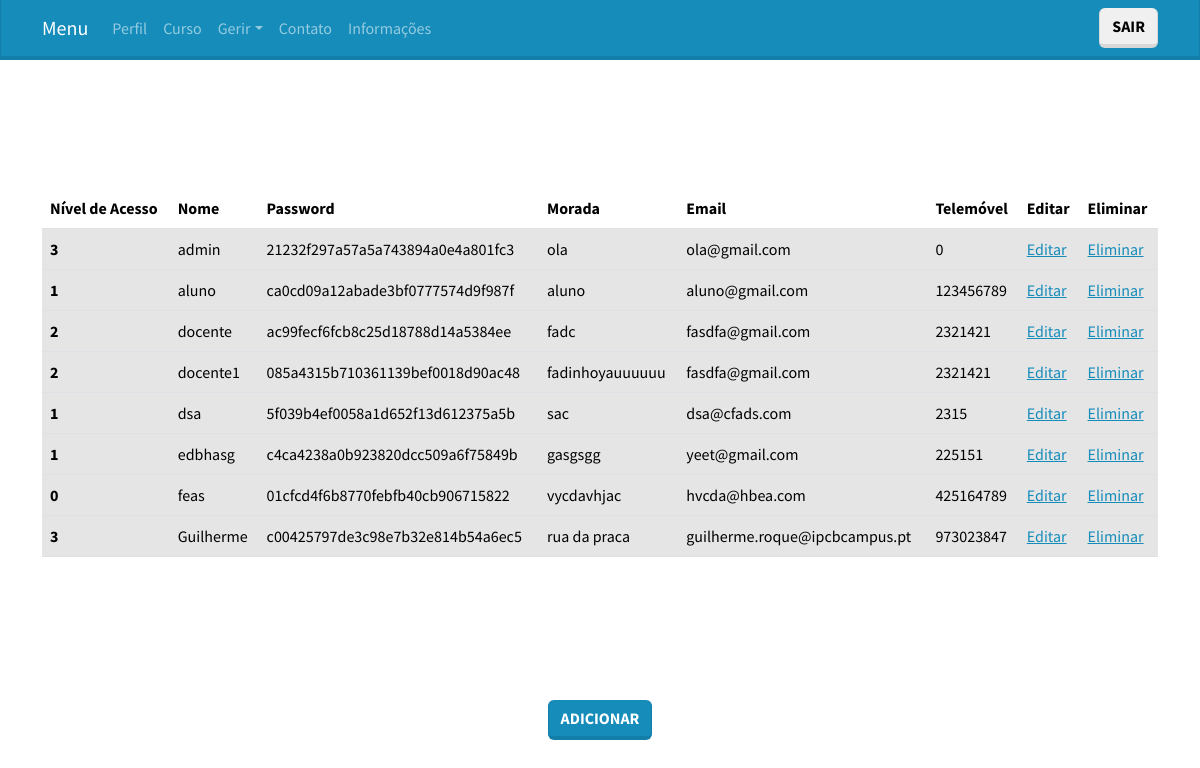
Screenshot of /paginas/utilizadores.php (signed in) with the database file from the repository.
### tables this page shows
CREATE TABLE `utilizador` (
  `id_utilizador` int(40) NOT NULL,
  `nome` varchar(60) NOT NULL,
  `password` varchar(100) NOT NULL,
  `morada` varchar(100) NOT NULL,
  `email` varchar(100) NOT NULL,
  `telemovel` int(10) NOT NULL,
  `tipo_utilizador` int(1) NOT NULL DEFAULT 0
);

### paginas/utilizadores.php (the view, shortened to what this page needs)
<!DOCTYPE html>
<?php include 'cabecalho.php'; include '../basedados/basedados.h';?>
<?php  $sql = "SELECT * FROM utilizador";
        $result = mysqli_query($conn, $sql);?>
<?php if (!empty($_SESSION['tipo_utilizador']) &&  $_SESSION['tipo_utilizador'] == 3) : ?>
<html lang="pt">
<head>
    <link rel="stylesheet" href="bootstrap.css">
</head>
<body>
            <div class="container d-flex justify-content-center align-items-center" style="height: 80vh;">
                <table class="table table-hover">
                    <thead>
                        <tr>
                            <th scope="col">Nível de Acesso</th>
                            <th scope="col">Nome</th>
                            <th scope="col">Password</th>
                            <th scope="col">Morada</th>
                            <th scope="col">Email</th>
                            <th scope="col">Telemóvel</th>
                            <th scope="col">Editar</th>
                            <th scope="col">Eliminar</th>
                        </tr>
                    </thead>
                    <tbody>
                        <?php
                        while ($row = mysqli_fetch_assoc($result)) {
                            ?>
                            <tr class="table-active">
                                <th scope="row"><?php echo $row['tipo_utilizador']; ?></th>
                                <td><?php echo $row['nome']; ?></td>
                                <td><?php echo $row['password']; ?></td>
                                <td><?php echo $row['morada']; ?></td>
                                <td><?php echo $row['email']; ?></td>
                                <td><?php echo $row['telemovel']; ?></td>
                                <?php
                                echo "<td><a href=\"editarUtilizadorformulario.php?nome=". $row['nome']."\">Editar</a></td>";
                                echo "<td><a href=\"eliminarUtilizadorformulario.php?nome=". $row['nome']."\">Eliminar</a></td> ";
                                ?>
                            </tr>
                            <?php
                        }
                        ?>
                    </tbody>
                </table>
            </div>
            <div style="display: flex; justify-content: center;"><a type="button" class="btn btn-primary" href="adicionarUtilizadorformulario.php">Adicionar</button></a> </div>
        </body>
</html>
<?php else: header("Location:Erro.php");?>
<?php endif ?>

### paginas/cabecalho.php (shortened to what this page needs)
<!DOCTYPE html>
<html>
<head>
    <link rel="stylesheet" href="bootstrap.css">
</head>
<body>
    <nav class="navbar navbar-expand-lg bg-primary" data-bs-theme="dark">
        <div class="container">
            <a class="navbar-brand" href="index.php">Menu</a>
            <div class="collapse navbar-collapse justify-content-between" id="navbarNav">
                <ul class="navbar-nav  nav nav-pills" >
                    <?php
                    if (isset($_SESSION['tipo_utilizador']) && $_SESSION['tipo_utilizador'] > 0){
                        switch ($_SESSION['tipo_utilizador']){
                                ?>
                                <?php
                            case '3':
                                ?>
                                <li class="nav-item">
                                    <a class="nav-link" href="perfil.php">Perfil</a>
                                </li>
                                <li class="nav-item">
                                    <a class="nav-link" href="curso.php">Curso</a>
                                </li>
                                  <li class="nav-item dropdown">
                                    <a class="nav-link dropdown-toggle" data-bs-toggle="dropdown" role="button"
                                    aria-haspopup="true" aria-expanded="false">Gerir</a>
                                  </li>
                                <?php
                                break;
                        }
                    }
                    ?>
                    <li class="nav-item">
                        <a class="nav-link" href="contato.php">Contato</a>
                    </li>
                    <li class="nav-item">
                        <a class="nav-link" href="contato.php">Informações</a>
                    </li>
                </ul>
                <ul class="navbar-nav">
                    <?php
                    if (!isset($_SESSION['tipo_utilizador'])):
                    ?>
                        <li class="nav-item">
                            <a class="btn btn-secondary my-0 my-sm-0" href="registarformulario.php">Registar</a>
                        </li>
                        <li class="nav-item">
                            <a class="btn btn-secondary my-0 my-sm-0" href="loginformulario.php">Login</a>
                        </li>
                    <?php else: ?>
                        <li class="nav-item">
                            <a class="btn btn-secondary my-0 my-sm-0" href="sair.php">Sair</a>
                        </li>
                    <?php endif; ?>
                </ul>
            </div>
        </div>
    </nav>
</body>
</html>

### rows the page displays
utilizador: tipo_utilizador "3", nome "admin", password "21232f297a57a5a743894a0e4a801fc3", morada "ola", email "ola@gmail.com", telemovel "0"
utilizador: tipo_utilizador "1", nome "aluno", password "ca0cd09a12abade3bf0777574d9f987f", morada "aluno", email "aluno@gmail.com", telemovel "123456789"
utilizador: tipo_utilizador "2", nome "docente", password "ac99fecf6fcb8c25d18788d14a5384ee", morada "fadc", email "fasdfa@gmail.com", telemovel "2321421"
utilizador: tipo_utilizador "2", nome "docente1", password "085a4315b710361139bef0018d90ac48", morada "fadinhoyauuuuuu", email "fasdfa@gmail.com", telemovel "2321421"
utilizador: tipo_utilizador "1", nome "dsa", password "5f039b4ef0058a1d652f13d612375a5b", morada "sac", email "dsa@cfads.com", telemovel "2315"
utilizador: tipo_utilizador "1", nome "edbhasg", password "c4ca4238a0b923820dcc509a6f75849b", morada "gasgsgg", email "yeet@gmail.com", telemovel "225151"
utilizador: tipo_utilizador "0", nome "feas", password "01cfcd4f6b8770febfb40cb906715822", morada "vycdavhjac", email "hvcda@hbea.com", telemovel "425164789"
utilizador: tipo_utilizador "3", nome "Guilherme", password "c00425797de3c98e7b32e814b54a6ec5", morada "rua da praca", email "guilherme.roque@ipcbcampus.pt", telemovel "973023847"
